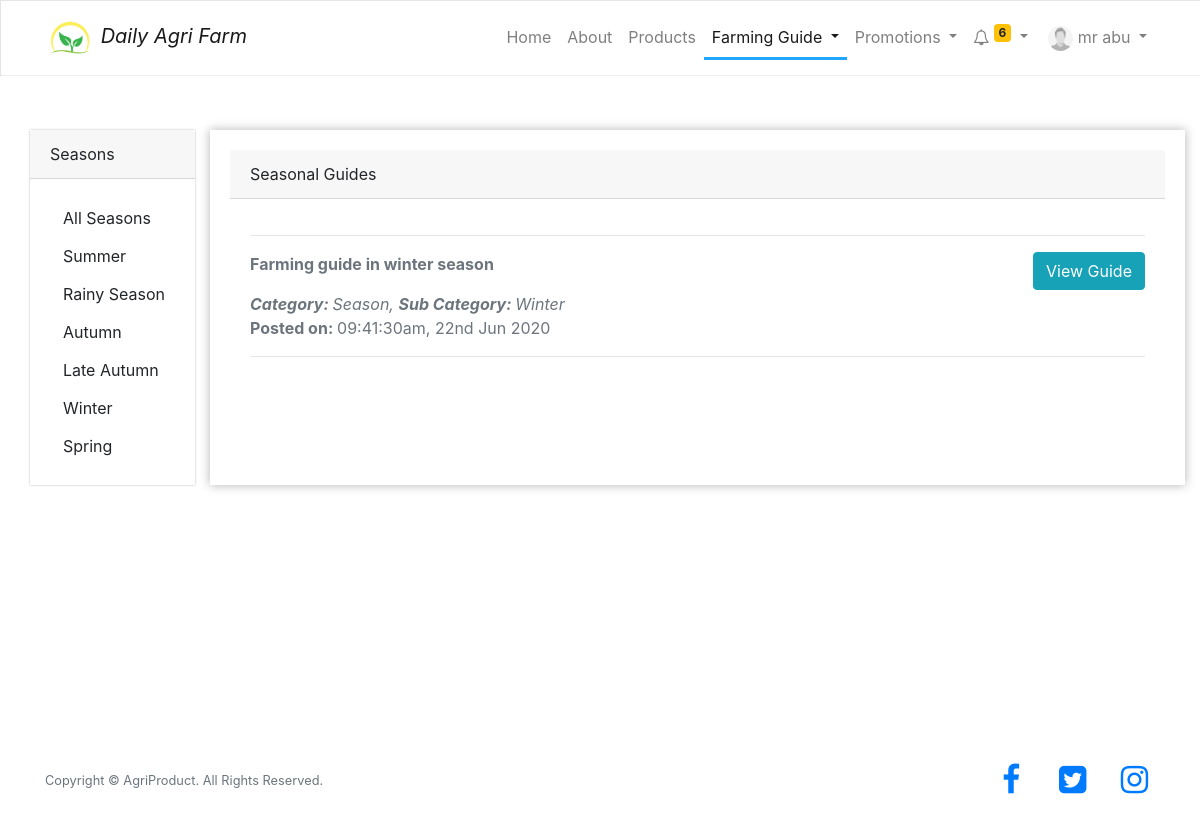
Page /agrifarm/farmer/seasons.php (signed in) on the committed database.
### tables this page shows
CREATE TABLE `users` (
  `id` int(11) NOT NULL,
  `email` varchar(200) NOT NULL,
  `password` varchar(200) NOT NULL,
  `firstname` varchar(200) DEFAULT NULL,
  `lastname` varchar(200) DEFAULT NULL,
  `phone` varchar(200) DEFAULT NULL,
  `role` int(11) NOT NULL,
  `address` varchar(200) DEFAULT NULL,
  `zipcode` int(11) DEFAULT NULL,
  `country` varchar(100) DEFAULT NULL,
  `state` varchar(100) DEFAULT NULL,
  `profile_pic` varchar(250) DEFAULT NULL,
  `member_since` datetime NOT NULL DEFAULT current_timestamp()
);

CREATE TABLE `guide` (
  `id` int(11) NOT NULL,
  `post_category` varchar(100) DEFAULT NULL,
  `subcategory` varchar(100) DEFAULT NULL,
  `title` varchar(100) DEFAULT NULL,
  `announcement` text DEFAULT NULL,
  `dateposted` datetime NOT NULL DEFAULT current_timestamp()
);

### agrifarm/session.php (called while the page is built, shortened)
<?php
	include '../conn.php';
	$sql = "SELECT * FROM users WHERE id = '".$_SESSION['user']."'";
	$query = $conn->query($sql);
	$user = $query->fetch_assoc();
?>

### agrifarm/farmer/seasons.php (the view, shortened to what this page needs)
<?php
  include '../session.php';
?>
<!DOCTYPE html>
<html lang="en">
<head>
    <link rel="stylesheet" href="https://stackpath.bootstrapcdn.com/font-awesome/4.7.0/css/font-awesome.min.css">
    <link rel="stylesheet" href="https://maxcdn.bootstrapcdn.com/bootstrap/4.4.1/css/bootstrap.min.css">
    <link rel="stylesheet" href="https://cdnjs.cloudflare.com/ajax/libs/twitter-bootstrap/4.1.3/css/bootstrap.css">
    <link rel="stylesheet" type="text/css" href="https://cdn.datatables.net/1.10.20/css/dataTables.bootstrap4.min.css">
    <link rel="stylesheet" href="../css/custom.css">
</head>
<header class="header">
<nav class="navbar navbar-expand-lg navbar-light bg-light" style="box-shadow: inset 1px 1px 0 rgba(0,0,0,.1), inset 0 -1px 0 rgba(0,0,0,.07); ">
  <div class="container">
      <a class="navbar-brand" href="index.php" style="font-style: italic;">
        <img src="../images/logo.png" alt="logo" width="50px" height="50px">
        Daily Agri Farm
      </a>
  <div class="collapse navbar-collapse" id="navbarNav">
    <ul class="nav navbar-nav ml-auto">
      <li class="nav-item">
        <a class="nav-link" href="index.php">Home <span class="sr-only">(current)</span></a>
      </li>
      <li class="nav-item">
        <a class="nav-link" href="about.php">About</a>
      </li>
      <li class="nav-item">
        <a class="nav-link" href="all-order.php">Products</a>
      </li>
      <li class="nav-item dropdown active">
        <a class="nav-link dropdown-toggle" href="#" id="navbarDropdown" role="button" data-toggle="dropdown" aria-haspopup="true" aria-expanded="false">
              Farming Guide
        </a>
      </li>
      <li class="nav-item dropdown">
        <a class="nav-link dropdown-toggle" href="#" id="navbarDropdown" role="button" data-toggle="dropdown" aria-haspopup="true" aria-expanded="false">
              Promotions
        </a>
      </li>
      <li class="nav-item dropdown">
        <a class="nav-link dropdown-toggle" href="#" id="navbarDropdown" role="button" data-toggle="dropdown" aria-haspopup="true" aria-expanded="false">
          <i class="fa fa-bell-o"></i>
          <?php
          $sql = "SELECT * FROM order_item WHERE seller_id = '".$user['id']."' AND status =1 ORDER BY order_date desc";
          $query = $conn->query($sql);
          $num_notifications = mysqli_num_rows($query);
          if (!mysqli_num_rows($query)) {
            echo '';
          }
          else {
          ?>
            <sup class="badge badge-warning"><?php echo $num_notifications; ?></sup>
          <?php
            }
          ?>
        </a>
      </li>
      <?php
        $photo = $user["profile_pic"];
        if($photo != "")
        {
          $img = $user["profile_pic"];
        }
        else
        {
          $img = "profile.jpg";
        }
      ?>
      <li class="nav-item dropdown">
        <a class="nav-link dropdown-toggle" href="#" id="navbarDropdown" role="button" data-toggle="dropdown" aria-haspopup="true" aria-expanded="false">
          <img src="../images/<?php echo $img; ?>" alt="" class="img-circle" style="border-radius: 50%;width: 25px; height: 25px;" /> <?php echo $user['firstname'], " ", $user['lastname']; ?>
        </a>
      </li>
    </ul>
  </div>
</nav>
</header>
<body>
<br>
<?php
  $sql = "SELECT * FROM guide WHERE post_category = 'Season'";
  $query = $conn->query($sql);
?>
<div class="container-fluid" style="min-height: 80vh;padding: 30px;">
<div class="row">
  <div class="col-md-2" style="">
      <div class="" style="box-shadow: 0 0 2px rgb(0,0,0,0.3);">
        <div class="card-header">Seasons</div>
        <div class="card-body">
          <form method="post">
          <div class="card-text">
            <a href="" class="btn btn-default">All Seasons</a>
          </div>
          <div class="card-text">
            <input type="submit" name="subcategory" class="btn btn-default" value="Summer">
          </div>
          <div class="card-text">
            <input type="submit" name="subcategory" class="btn btn-default" value="Rainy Season">
          </div>
          <div class="card-text">
            <input type="submit" name="subcategory" class="btn btn-default" value="Autumn">
          </div>
          <div class="card-text">
            <input type="submit" name="subcategory" class="btn btn-default" value="Late Autumn">
          </div>
          <div class="card-text">
            <input type="submit" name="subcategory" class="btn btn-default" value="Winter">
          </div>
          <div class="card-text">
            <input type="submit" name="subcategory" class="btn btn-default" value="Spring">
          </div>
        </form>
        </div>
      </div>
    </div>
    <div class="col-md-10" style="padding: 20px;box-shadow: 0 0 10px rgb(0,0,0,0.3);">
    <div class="card-header">Seasonal Guides</div>
    <div class="card-body">
      <?php
        while ($row = $query->fetch_assoc()) {
      ?>
        <hr>
        <div class="form-group font-weight-bold text-muted">
          <?php echo $row["title"];?>
          <a href="view-guide.php?id=<?php echo $row['id'];?>" class="float-right btn btn-info" style="color:#fff;">View Guide</a>
        </div>
        <i class="form-group text-muted">
          <span class="font-weight-bold">Category: </span><span><?php echo $row["post_category"];?>, </span>
          <span class="font-weight-bold">Sub Category: </span><span><?php echo $row["subcategory"];?></span>
        </i>
        <p class="text-muted"><span class="font-weight-bold">Posted on: </span> <?php echo date_format(date_create($row["dateposted"]), "h:i:sa, dS M Y");?></p>
        <hr>
      <?php
        }
      ?>
    </div>
  </div>
</div>
</div>
<br>
<?php include '../footer.php'; ?>
</body>
</html>

### agrifarm/css/custom.css (style rules this page uses)
body { min-height: 100vh; }
li.nav-item.active { border-bottom: 3px solid #20a6ff; }
.bg-light { background-color: #fff!important; }

### rows in the picture
users: firstname "mr", lastname "abu"
guide: title "Farming guide in winter season", post_category "Season", subcategory "Winter", dateposted "09:41:30am, 22nd Jun 2020"

### other values in the picture
$num_notifications "6"
